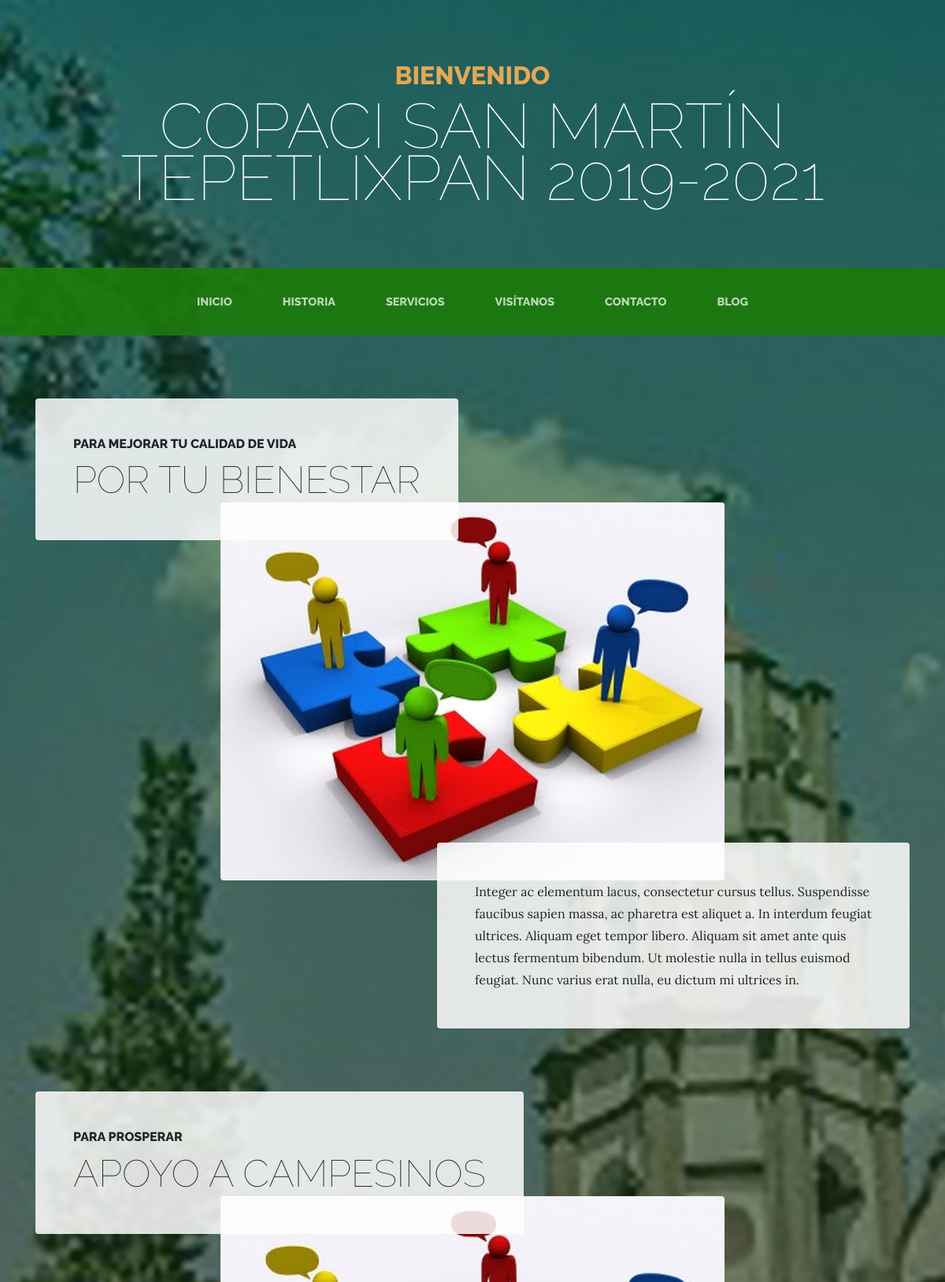
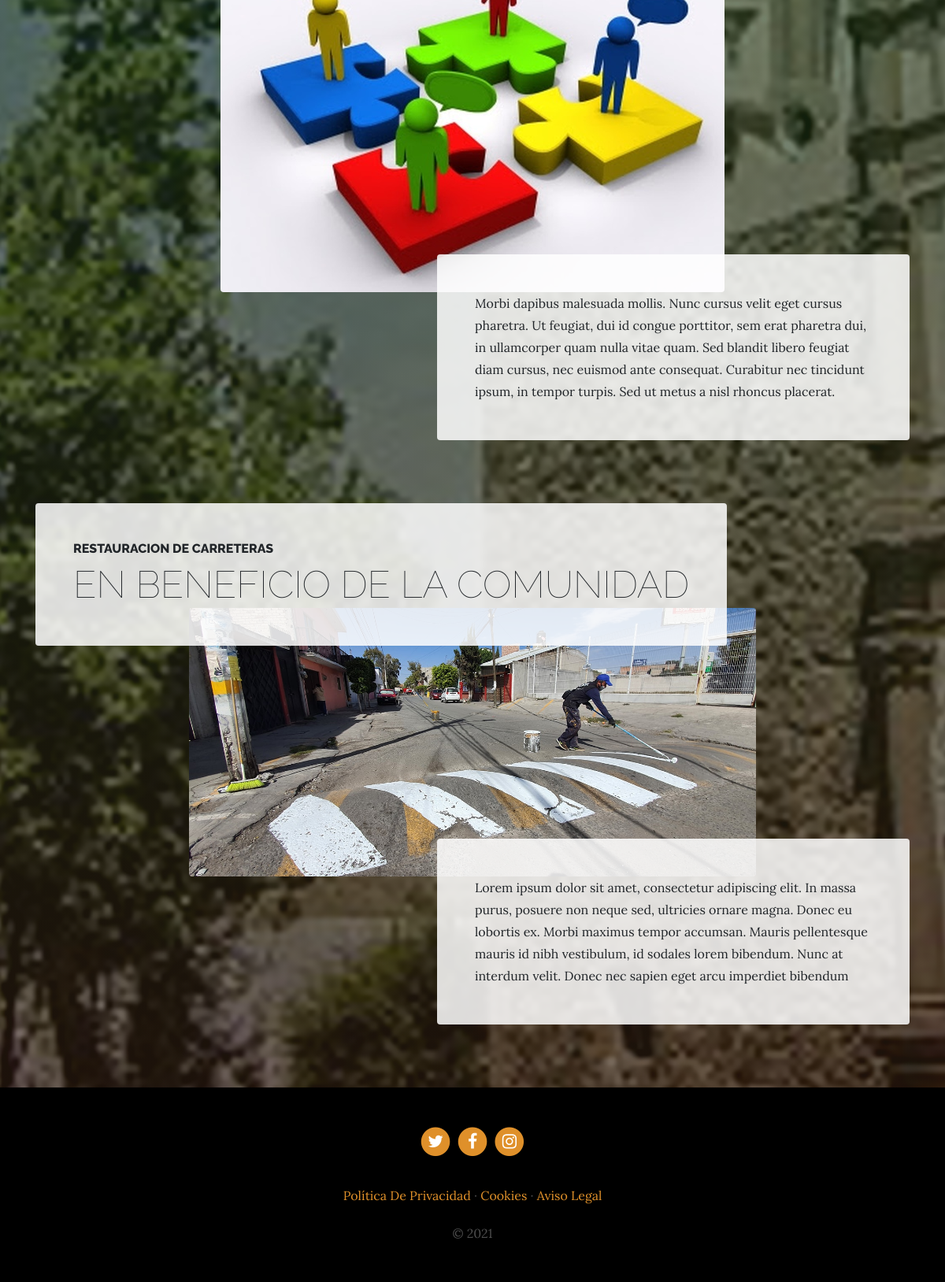
The app's page /services/services/ with its own data (2 pictures, top to bottom).
### services/models.py (models this page shows, shortened)
class Service(models.Model):
    title = models.CharField(max_length=200, verbose_name="Titulo")
    subtitle = models.CharField(max_length=200, verbose_name="Subtitulo")
    content = models.TextField(verbose_name="Contenido")
    image = models.ImageField(verbose_name="Imagen", upload_to="services")
    created = models.DateTimeField(auto_now_add=True, verbose_name="Fecha de creacion")
    updated = models.DateTimeField(auto_now=True, verbose_name="Fecha de edicion")
    class Meta:
        verbose_name = "servicio"
        verbose_name_plural = "servicios"
        ordering = ['-created']

### pages/models.py (models this page shows, shortened)
class Page(models.Model):
    title = models.CharField(verbose_name="Titulo", max_length=200)
    content = RichTextField(verbose_name="Contenido")
    order = models.SmallIntegerField(verbose_name="Orden", default=0)
    created = models.DateTimeField(auto_now_add=True, verbose_name="Fecha de creacion")
    updated = models.DateTimeField(auto_now=True, verbose_name="Fecha de edicion")
    class Meta:
        verbose_name = "pagina"
        verbose_name_plural = "paginas"
        ordering = ['order','title']

### services/views.py (the view)
# urls.py: path('services/', include('services.urls')),
def services(request):
    services = Service.objects.all()
    return render(request, "services/services.html", {'services':services})

### pages/templatetags/pages_extras.py (called while the page is built)
@register.simple_tag
def get_page_list():
    pages = Page.objects.all()
    return pages

### social/processors.py (called while the page is built)
def ctx_dict(request):
    ctx = {}
    links = Link.objects.all()
    for link in links:
        ctx[link.key] = link.url
    return ctx

### services/templates/services/services.html (shortened to what this page needs)
{% extends 'core/base.html' %}
{% load static %}
{% block content %}
{% for service in services %}
<section class="page-section">
  <div class="container">
    <div class="product-item">
      <div class="product-item-title d-flex">
        <div class="bg-faded p-5 d-flex mr-auto rounded">
          <h2 class="section-heading mb-0">
            <span class="section-heading-upper">{{service.subtitle}}</span>
            <span class="section-heading-lower">{{service.title}}</span>
          </h2>
        </div>
      </div>
      <img class="product-item-img mx-auto d-flex rounded img-fluid mb-3 mb-lg-0" src="{{service.image.url}}" alt="">
      <div class="product-item-description d-flex ml-auto">
        <div class="bg-faded p-5 rounded">
          <p class="mb-0">{{service.content}}</p>
        </div>
      </div>
    </div>
  </div>
</section>
{% endfor %}
{% endblock %}

### core/templates/core/base.html (shortened to what this page needs)
<!DOCTYPE html>
<html lang="es">
  <head>
    {% load static %}
    <link href="{% static 'core/vendor/bootstrap/css/bootstrap.min.css' %}" rel="stylesheet">
    <link href="{% static 'core/vendor/font-awesome/css/font-awesome.min.css' %}" rel="stylesheet" type="text/css">
    <link href="{% static 'core/css/business-casual.css' %}" rel="stylesheet">
  </head>
  <body>
    <h1 class="site-heading text-center text-white d-none d-lg-block">
      <span class="site-heading-upper text-primary mb-3">Bienvenido</span>
      <span class="site-heading-lower">Copaci San Martín Tepetlixpan 2019-2021 </span>
    </h1>
    <nav class="navbar navbar-expand-lg navbar-dark py-lg-4" id="mainNav">
      <div class="container">
        <div class="collapse navbar-collapse" id="navbarResponsive">
          <ul class="navbar-nav mx-auto">
            <li class="nav-item {% if request.path == '/' %}active{% endif %} px-lg-4">
              <a class="nav-link text-uppercase text-expanded" href="{% url 'home' %}">Inicio</a>
            </li>
            <li class="nav-item px-lg-4 {% if request.path == '/about/' %}active{% endif %}">
              <a class="nav-link text-uppercase text-expanded" href="{% url 'about' %}">Historia</a>
            </li>
            <li class="nav-item px-lg-4 {% if request.path == '/services/' %}active{% endif %}">
              <a class="nav-link text-uppercase text-expanded" href="{% url 'services' %}">Servicios</a>
            </li>
            <li class="nav-item px-lg-4 {% if request.path == '/store/' %}active{% endif %}">
              <a class="nav-link text-uppercase text-expanded" href="{% url 'store' %}">Visítanos</a>
            </li>
            <li class="nav-item px-lg-4 {% if request.path == '/contact/' %}active{% endif %}">
              <a class="nav-link text-uppercase text-expanded" href="{% url 'contact' %}">Contacto</a>
            </li>
            <li class="nav-item px-lg-4 {% if request.path|slice:":6" == '/blog/' %}active{% endif %}">
              <a class="nav-link text-uppercase text-expanded" href="{% url 'blog' %}">Blog</a>
            </li>
          </ul>
        </div>
      </div>
    </nav>
    {% block content %} {% endblock %}
    <footer class="footer text-faded text-center py-5">
      <div class="container">
        <p class="m-0">
        {% if LINK_TWITTER %}
	        <a href="{{LINK_TWITTER}}" class="link">
	          <span class="fa-stack fa-lg">
	            <i class="fa fa-circle fa-stack-2x"></i>
	            <i class="fa fa-twitter fa-stack-1x fa-inverse"></i>
	          </span>
	        </a>
        {% endif %}
          {% if LINK_FACEBOOK %}
	        <a href="{{LINK_FACEBOOK}}" class="link">
	          <span class="fa-stack fa-lg">
	            <i class="fa fa-circle fa-stack-2x"></i>
	            <i class="fa fa-facebook fa-stack-1x fa-inverse"></i>
	          </span>
	        </a>
        {% endif %}
        {% if LINK_INSTAGRAM %}
	        <a href="{{LINK_INSTAGRAM}}" class="link">
	          <span class="fa-stack fa-lg">
	            <i class="fa fa-circle fa-stack-2x"></i>
	            <i class="fa fa-instagram fa-stack-1x fa-inverse"></i>
	          </span>
	        </a>
        {% endif %}
	    </p>
        <p class="m-0 mbt">
          {% load pages_extras %}
          {% get_page_list as page_list %}
          {% for page in page_list %}
            <a href="{% url 'page' page.id page.title|slugify %}" class="link">{{page.title}}</a> {% if not forloop.last %}·{% endif %}
          {% endfor %}
		</p>
        <p class="m-0 mbt1">&copy; 2021</p>
      </div>
	</footer>
  </body>
</html>

### core/static/core/css/business-casual.css (style rules this page uses)
body { font-family: 'Lora'; background: linear-gradient(rgba(0, 87, 26, 0.568), rgba(47, 23, 15, 0.65)), url("../img/F1.jpg"); background-attachment: fixed; background-position: center; background-size: cover; }
h1, h2, h3, h4, h5, h6 { font-family: 'Raleway'; }
p { line-height: 1.75; }
.text-faded { color: rgba(255, 255, 255, 0.3); }
.site-heading { margin-top: 5rem; margin-bottom: 5rem; text-transform: uppercase; line-height: 1; font-family: 'Raleway'; }
.site-heading .site-heading-upper { display: block; font-size: 2rem; font-weight: 800; }
.site-heading .site-heading-lower { font-size: 5rem; font-weight: 100; line-height: 4rem; }
.page-section { margin-top: 5rem; margin-bottom: 5rem; }
.section-heading { text-transform: uppercase; }
.section-heading .section-heading-upper { display: block; font-size: 1rem; font-weight: 800; padding-bottom:.5rem; }
.section-heading .section-heading-lower { display: block; font-size: 3rem; font-weight: 100; }
.bg-faded { background-color: rgba(255, 255, 255, 0.85); }
#mainNav { background-color: rgba(28, 122, 9, 0.9); font-family: 'Raleway'; }
#mainNav .navbar-nav .nav-item .nav-link { color: rgba(255, 255, 255, 0.7); font-weight: 800; }
@media (min-width: 992px) { #mainNav .navbar-nav .nav-item .nav-link { font-size: 0.9rem; } }
@media (min-width: 992px) { .product-item .product-item-title { position: relative; z-index: 1; margin-bottom: -3rem; } }
@media (min-width: 992px) { .product-item .product-item-img { position: relative; z-index: 0; max-width: 60vw; } }
@media (min-width: 992px) { .product-item .product-item-description { position: relative; z-index: 1; margin-top: -3rem; max-width: 50vw; } }
.footer { background-color: #000000; }
.text-primary { color: #e6a756 !important; }
.mbt { padding-top: 2rem; }
.mbt1 { padding-top: 1.25rem; }
a.link { color: #df902a; }

### records on screen
Service: subtitle "PARA MEJORAR TU CALIDAD DE VIDA", title "POR TU BIENESTAR", image (picture), content "Integer ac elementum lacus, consectetur cursus tellus. Suspendisse faucibus sapien massa, ac pharetra est aliquet a. In interdum feugiat ultrices. Aliquam eget tempor libero. Aliquam sit amet ante quis lectus fermentum bibendum. Ut molestie nulla in tellus euismod feugiat. Nunc varius erat nulla, eu dictum mi ultrices in."
Service: subtitle "PARA PROSPERAR", title "APOYO A CAMPESINOS", image (picture), content "Morbi dapibus malesuada mollis. Nunc cursus velit eget cursus pharetra. Ut feugiat, dui id congue porttitor, sem erat pharetra dui, in ullamcorper quam nulla vitae quam. Sed blandit libero feugiat diam cursus, nec euismod ante consequat. Curabitur nec tincidunt ipsum, in tempor turpis. Sed ut metus a nisl rhoncus placerat."
Service: subtitle "RESTAURACION DE CARRETERAS", title "EN BENEFICIO DE LA COMUNIDAD", image (picture), content "Lorem ipsum dolor sit amet, consectetur adipiscing elit. In massa purus, posuere non neque sed, ultricies ornare magna. Donec eu lobortis ex. Morbi maximus tempor accumsan. Mauris pellentesque mauris id nibh vestibulum, id sodales lorem bibendum. Nunc at interdum velit. Donec nec sapien eget arcu imperdiet bibendum"
Page: title "Política De Privacidad"
Page: title "Cookies"
Page: title "Aviso Legal"
